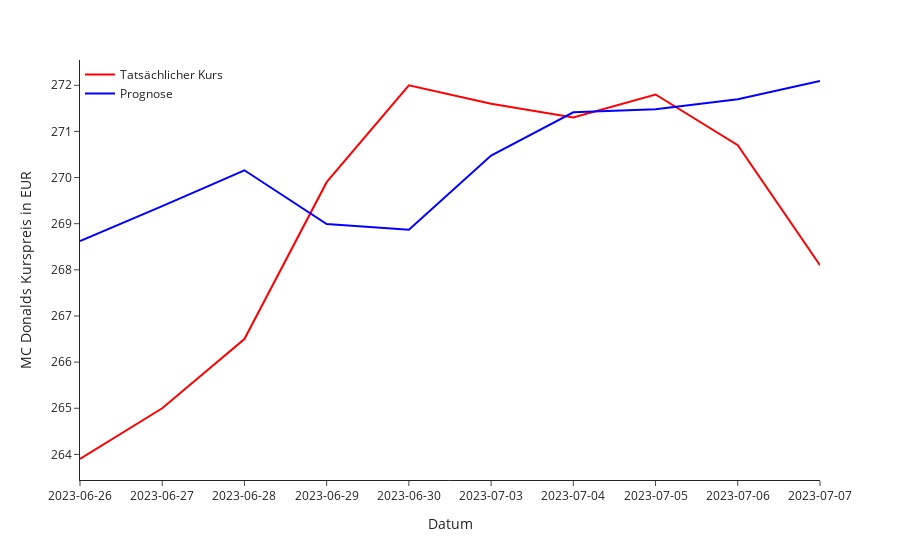

Here is the notebook cell this chart was saved with:
### Code cell
fig2 = px.line(template = "simple_white")
fig2.add_trace(go.Scatter(x = result.index.strftime("%Y-%m-%d"), y = result["Close"], mode = "lines", name = "Tatsächlicher Kurs", line_color = "red"))
fig2.add_trace(go.Scatter(x = result.index.strftime("%Y-%m-%d"), y = result["Predicted Price"], mode = "lines", name = "Prognose", line_color = "blue"))
fig2.update_layout(xaxis_title = "Datum", yaxis_title = "MC Donalds Kurspreis in EUR", xaxis= {"type": "category"}, legend=dict(x=0, y=1))
fig2.write_image("Prog_Holt.pdf")

### Figure 1 — Plotly figure (JSON) as saved in the notebook; plotly's stock layout.template omitted (floating-point values rounded to 4 significant figures)
{"data": [{"hovertemplate": "<extra></extra>", "legendgroup": "", "line": {"color": "#1F77B4", "dash": "solid"}, "marker": {"symbol": "circle"}, "mode": "lines", "name": "", "orientation": "v", "showlegend": false, "type": "scatter", "xaxis": "x", "yaxis": "y"}, {"line": {"color": "red"}, "mode": "lines", "name": "Tatsächlicher Kurs", "type": "scatter", "x": ["2023-06-26", "2023-06-27", "2023-06-28", "2023-06-29", "2023-06-30", "2023-07-03", "2023-07-04", "2023-07-05", "2023-07-06", "2023-07-07"], "y": [263.9, 265, 266.5, 269.9, 272, 271.6, 271.3, 271.8, 270.7, 268.1]}, {"line": {"color": "blue"}, "mode": "lines", "name": "Prognose", "type": "scatter", "x": ["2023-06-26", "2023-06-27", "2023-06-28", "2023-06-29", "2023-06-30", "2023-07-03", "2023-07-04", "2023-07-05", "2023-07-06", "2023-07-07"], "y": [268.6, 269.4, 270.2, 269.0, 268.9, 270.5, 271.4, 271.5, 271.7, 272.1]}], "layout": {"legend": {"tracegroupgap": 0, "x": 0, "y": 1}, "margin": {"t": 60}, "xaxis": {"anchor": "y", "domain": [0, 1], "title": {"text": "Datum"}, "type": "category"}, "yaxis": {"anchor": "x", "domain": [0, 1], "title": {"text": "MC Donalds Kurspreis in EUR"}}}}
